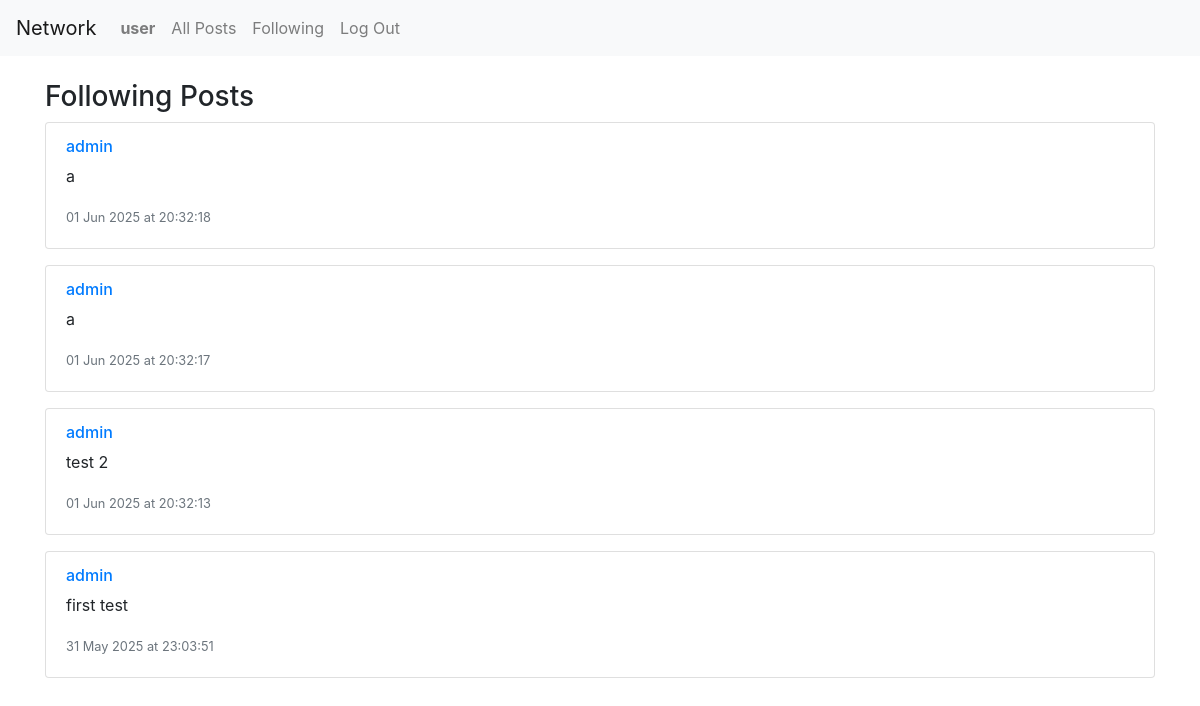
The app's page /following (signed in), older data.
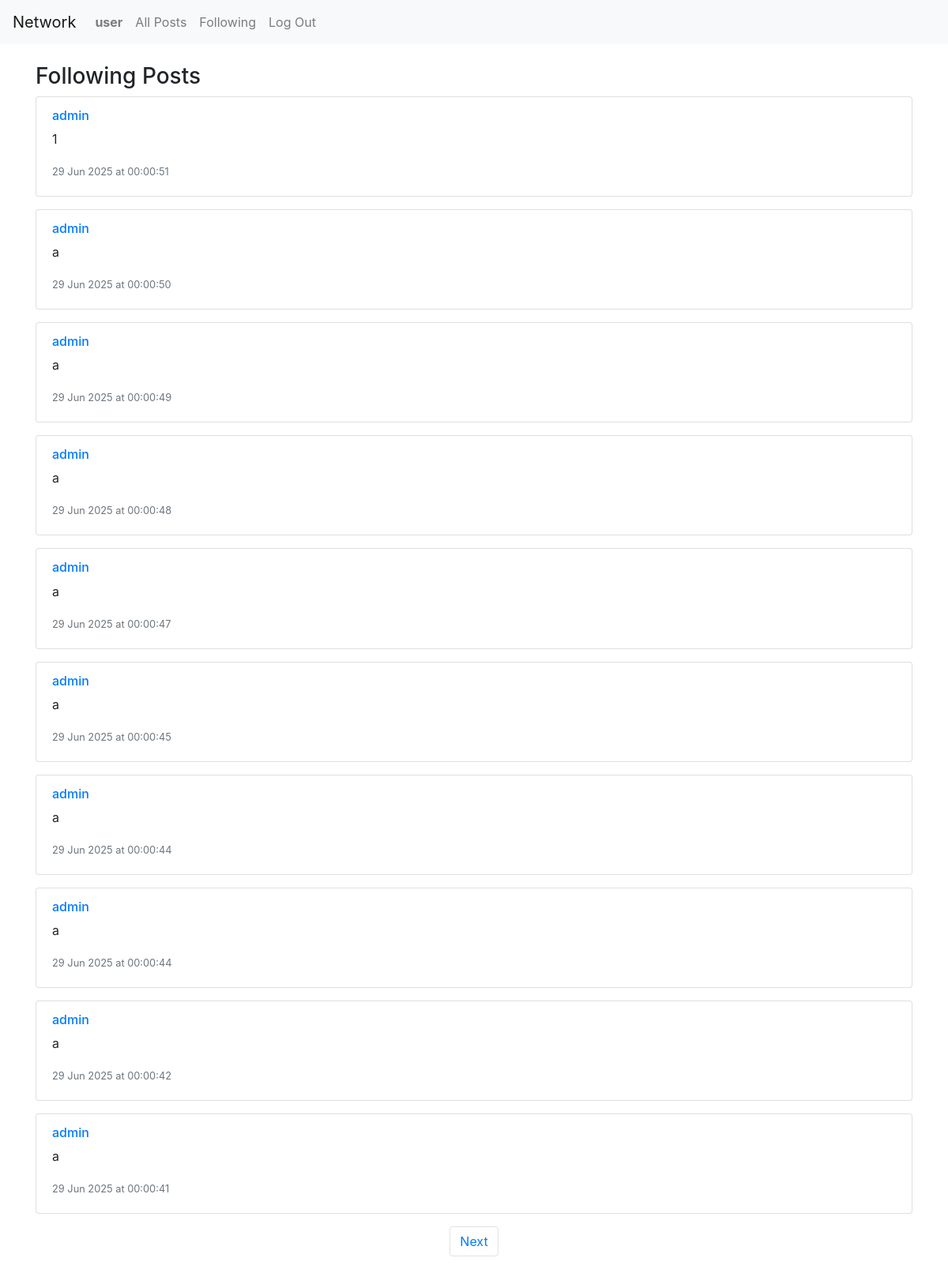
The same page, newer data.
### network/models.py (models this page shows, shortened)
class Post(models.Model):
    user = models.ForeignKey(User, on_delete=models.CASCADE, related_name="posts")
    content = models.TextField()
    timestamp = models.DateTimeField(auto_now_add=True)
    def formatted_timestamp(self):
        return self.timestamp.strftime("%d %b %Y at %H:%M:%S")
    def is_liked_by(self, user):
        if user.is_authenticated:
            return self.likes.filter(user=user).exists()
        return False

class User(AbstractUser):
    pass

### network/views.py (the view)
# urls.py: path("following", views.following, name="following"),
def following(request):
    if not request.user.is_authenticated:
        return HttpResponseRedirect(reverse("login"))
    following_users = Follow.objects.filter(follower=request.user).values_list('following', flat=True)
    following_posts = Post.objects.filter(user__in=following_users).order_by('-timestamp')
    for post in following_posts:
        post.is_liked_by_user = post.is_liked_by(request.user)
    paginator = Paginator(following_posts, 10)
    page_number = request.GET.get('page')
    posts_of_the_page = paginator.get_page(page_number)
    return render(request, "network/following.html", {
        "posts_of_the_page": posts_of_the_page
    })

### network/templates/network/following.html (shortened to what this page needs)
{% extends "network/layout.html" %}
{% block body %}
    <div class="container mt-4">
        <h3>Following Posts</h3>
        {% for post in posts_of_the_page %}
            <div class="card mb-3">
                <div class="card-body">
                    <h6 class="card-subtitle mb-2 text-muted">
                        <a href="{% url 'profile' post.user.username %}">{{ post.user.username }}</a>
                    </h6>
                    <p class="card-text">{{ post.content }}</p>
                    <small class="text-muted">{{ post.formatted_timestamp }}</small>
                </div>
            </div>
        {% empty %}
            <p>No posts from people you follow yet. <a href="{% url 'index' %}">Find some users to follow!</a></p>
        {% endfor %}
    </div>
    <nav aria-label="Page navigation example" class="d-flex justify-content-center">
        <ul class="pagination">
            {% if posts_of_the_page.has_next %}
                <li class="page-item"><a class="page-link" href="?page={{ posts_of_the_page.next_page_number }}">Next</a></li>
            {% endif %}
        </ul>
    </nav>
{% endblock %}

Row changes from the older to the newer data that the page shows:
no longer on this page (row unchanged): Post: user.username "admin", content "a", formatted_timestamp "01 Jun 2025 at 20:32:18"
no longer on this page (row unchanged): Post: user.username "admin", content "a", formatted_timestamp "01 Jun 2025 at 20:32:17"
no longer on this page (row unchanged): Post: user.username "admin", content "test 2", formatted_timestamp "01 Jun 2025 at 20:32:13"
no longer on this page (row unchanged): Post: user.username "admin", content "first test", formatted_timestamp "31 May 2025 at 23:03:51"
added Post: user.username "admin", content "1", formatted_timestamp "29 Jun 2025 at 00:00:51"
added Post: user.username "admin", content "a", formatted_timestamp "29 Jun 2025 at 00:00:50"
added Post: user.username "admin", content "a", formatted_timestamp "29 Jun 2025 at 00:00:49"
added Post: user.username "admin", content "a", formatted_timestamp "29 Jun 2025 at 00:00:48"
added Post: user.username "admin", content "a", formatted_timestamp "29 Jun 2025 at 00:00:47"
added Post: user.username "admin", content "a", formatted_timestamp "29 Jun 2025 at 00:00:45"
added Post: user.username "admin", content "a", formatted_timestamp "29 Jun 2025 at 00:00:44"
added Post: user.username "admin", content "a", formatted_timestamp "29 Jun 2025 at 00:00:44"
added Post: user.username "admin", content "a", formatted_timestamp "29 Jun 2025 at 00:00:42"
added Post: user.username "admin", content "a", formatted_timestamp "29 Jun 2025 at 00:00:41"
Text that changed along with them:
text now shown: "Next"
